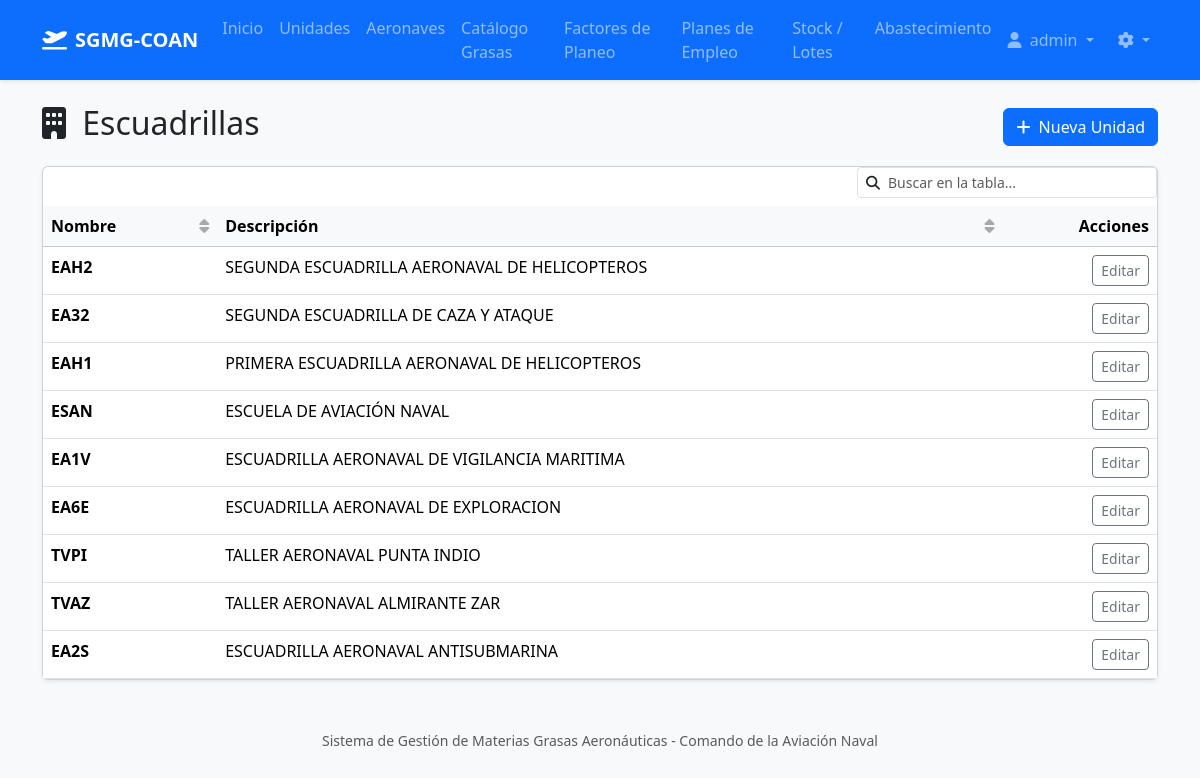
Page /units/ (signed in) on the committed database.
### core/models.py (models this page shows, shortened)
class CustomUser(AbstractUser):
    unit = models.ForeignKey(
        'Unit',
        on_delete=models.SET_NULL,
        null=True,
        blank=True,
        related_name='users',
        verbose_name="Unidad / Escuadrilla Asignada",
        help_text="Asignar una unidad para restringir al usuario a consumos únicamente de esta ubicación."
    )

class Unit(models.Model):
    name = models.CharField(max_length=100, unique=True, verbose_name="Nombre de la Unidad")
    description = models.TextField(blank=True, null=True, verbose_name="Descripción")
    class Meta:
        verbose_name = "Unidad"
        verbose_name_plural = "Unidades"

### core/views.py (the view)
# urls.py: path('units/', views.UnitListView.as_view(), name='unit_list'),
class UnitListView(LoginRequiredMixin, ListView):
    model = Unit
    template_name = 'core/unit_list.html'
    context_object_name = 'units'

### core/templates/core/unit_list.html
{% extends 'base.html' %}
{% block content %}
<div class="d-flex justify-content-between align-items-center mt-4 mb-3">
    <h2><i class="fa-solid fa-building me-2"></i> Escuadrillas </h2>
    {% if user.is_staff or 'Logistica' in user.groups.all|join:',' or 'Administrador' in user.groups.all|join:',' %}
    <a href="{% url 'unit_create' %}" class="btn btn-primary"><i class="fa-solid fa-plus me-1"></i> Nueva Unidad</a>
    {% endif %}
</div>
<div class="card shadow-sm">
    <div class="card-body p-0">
        <table class="table table-hover mb-0">
            <thead class="table-light">
                <tr>
                    <th>Nombre</th>
                    <th>Descripción</th>
                    <th class="text-end">Acciones</th>
                </tr>
            </thead>
            <tbody>
                {% for unit in units %}
                <tr>
                    <td><strong>{{ unit.name }}</strong></td>
                    <td>{{ unit.description|default:"-" }}</td>
                    <td class="text-end">
                        {% if user.is_staff or 'Logistica' in user.groups.all|join:',' or 'Administrador' in user.groups.all|join:',' %}
                        <a href="{% url 'unit_update' unit.id %}" class="btn btn-sm btn-outline-secondary">Editar</a>
                        {% endif %}
                    </td>
                </tr>
                {% empty %}
                <tr>
                    <td colspan="3" class="text-center py-4 text-muted">No hay unidades registradas.</td>
                </tr>
                {% endfor %}
            </tbody>
        </table>
    </div>
</div>
{% endblock %}

### templates/base.html (shortened to what this page needs)
<!DOCTYPE html>
{% load static %}
<html lang="es">
<head>
    <link href="https://cdn.jsdelivr.net/npm/bootstrap@5.3.2/dist/css/bootstrap.min.css" rel="stylesheet">
    <link rel="stylesheet" href="https://cdnjs.cloudflare.com/ajax/libs/font-awesome/6.4.2/css/all.min.css">
    <link href="{% static 'css/style.css' %}" rel="stylesheet">
</head>
<body class="bg-light">
    <nav class="navbar navbar-expand-lg navbar-dark bg-primary shadow-sm mb-4">
        <div class="container">
            <a class="navbar-brand d-flex align-items-center" href="/">
                <i class="fa-solid fa-plane-departure me-2"></i>
                <strong>SGMG-COAN</strong>
            </a>
            <div class="collapse navbar-collapse" id="navbarNav">
                <ul class="navbar-nav me-auto">
                    <li class="nav-item">
                        <a class="nav-link" href="/">Inicio</a>
                    </li>
                    {% if user.is_authenticated %}
                    <li class="nav-item">
                        <a class="nav-link" href="{% url 'unit_list' %}">Unidades</a>
                    </li>
                    <li class="nav-item">
                        <a class="nav-link" href="{% url 'aircraft_list' %}">Aeronaves</a>
                    </li>
                    <li class="nav-item">
                        <a class="nav-link" href="{% url 'grease_list' %}">Catálogo Grasas</a>
                    </li>
                    <li class="nav-item">
                        <a class="nav-link" href="{% url 'association_list' %}">Factores de Planeo</a>
                    </li>
                    <li class="nav-item">
                        <a class="nav-link" href="{% url 'flightplan_list' %}">Planes de Empleo</a>
                    </li>
                    <li class="nav-item">
                        <a class="nav-link" href="{% url 'batch_list' %}">Stock / Lotes</a>
                    </li>
                    <li class="nav-item">
                        <a class="nav-link" href="{% url 'procurement_forecast' %}">Abastecimiento</a>
                    </li>
                    {% endif %}
                </ul>
                <ul class="navbar-nav ms-auto">
                    {% if user.is_authenticated %}
                        <li class="nav-item dropdown">
                            <a class="nav-link dropdown-toggle" href="#" id="navbarDropdown" role="button" data-bs-toggle="dropdown" aria-expanded="false">
                                <i class="fa-solid fa-user me-1"></i> {{ user.username }}
                            </a>
                        </li>
                        {% if user.is_staff or 'Administrador' in user.groups.all|join:',' or 'Logistica' in user.groups.all|join:',' %}
                        <li class="nav-item dropdown ms-2">
                            <a class="nav-link dropdown-toggle" href="#" id="configDropdown" role="button" data-bs-toggle="dropdown" aria-expanded="false" title="Configuración del Sistema">
                                <i class="fa-solid fa-gear"></i>
                            </a>
                        </li>
                        {% endif %}
                    {% else %}
                        <li class="nav-item">
                            <a class="nav-link" href="{% url 'login' %}">Iniciar Sesión</a>
                        </li>
                    {% endif %}
                </ul>
            </div>
        </div>
    </nav>
    <div class="container">
        {% block content %}
        {% endblock %}
    </div>
    <footer class="text-center mt-5 mb-3 text-muted">
        <small>Sistema de Gestión de Materias Grasas Aeronáuticas - Comando de la Aviación Naval</small>
    </footer>
</body>
</html>

### rows in the picture
CustomUser: username "admin"
Unit: name "EAH2", description "SEGUNDA ESCUADRILLA AERONAVAL DE HELICOPTEROS"
Unit: name "EA32", description "SEGUNDA ESCUADRILLA DE CAZA Y ATAQUE"
Unit: name "EAH1", description "PRIMERA ESCUADRILLA AERONAVAL DE HELICOPTEROS"
Unit: name "ESAN", description "ESCUELA DE AVIACIÓN NAVAL"
Unit: name "EA1V", description "ESCUADRILLA AERONAVAL DE VIGILANCIA MARITIMA"
Unit: name "EA6E", description "ESCUADRILLA AERONAVAL DE EXPLORACION"
Unit: name "TVPI", description "TALLER AERONAVAL PUNTA INDIO"
Unit: name "TVAZ", description "TALLER AERONAVAL ALMIRANTE ZAR"
Unit: name "EA2S", description "ESCUADRILLA AERONAVAL ANTISUBMARINA"
